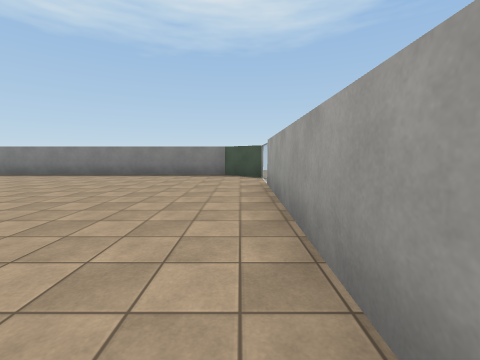
[1] (above)

21 first-person views from a walk through a scene from a Unity 3-D project. The camera is 1.4 m above the floor, tilts 6° down and sees 90° across. The floor is counted in squares, 2 m on a side. Each view is taken from the middle of a square. On the plan, view 1 faces up. The plan holds only what a view shows up to about 9 squares ahead; the rest is blank. Surface patterns are stand-ins for the level's own textures.

[2]
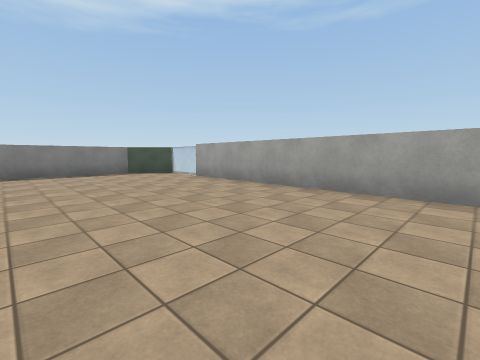

[3]
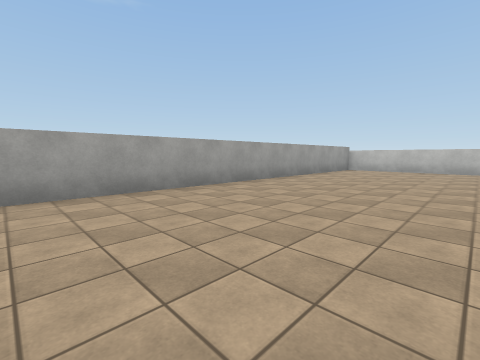

[4]
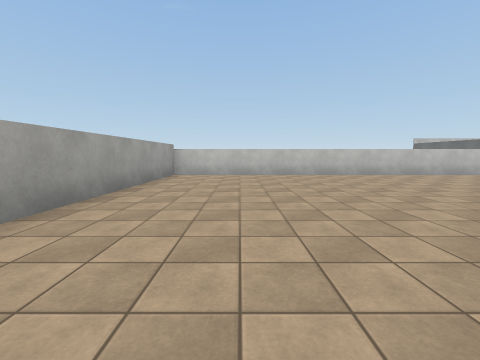

[5]
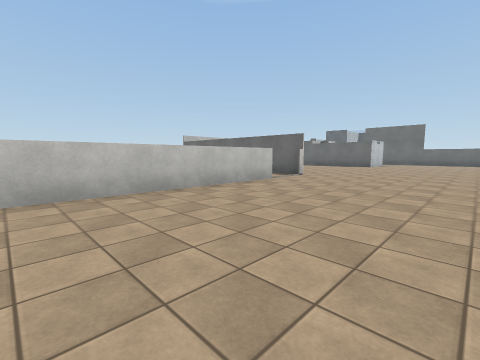

[6]
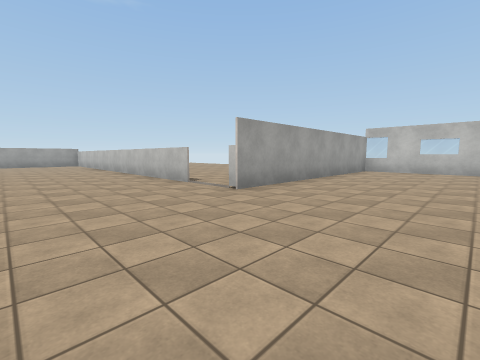

[7]
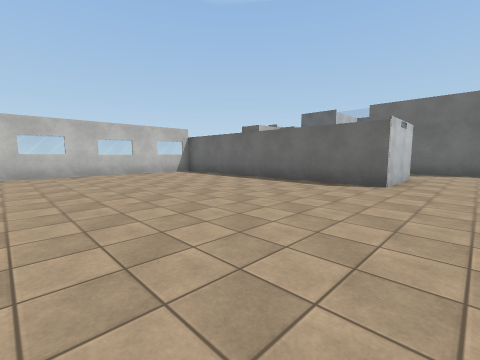

[8]
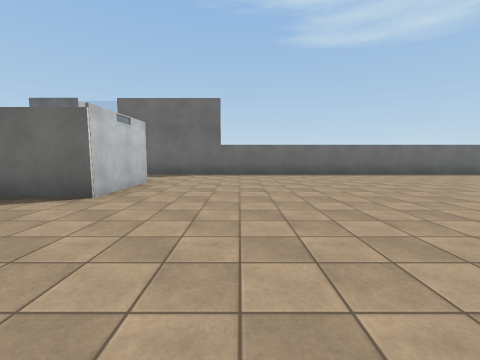

[9]
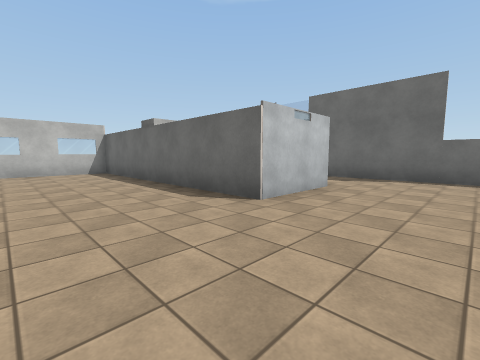

[10]
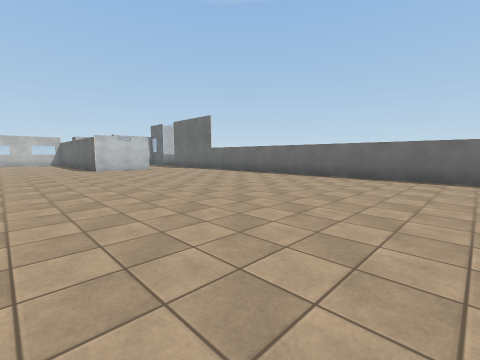

[11]
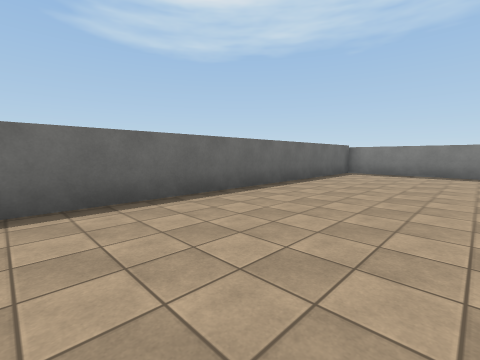

[12]
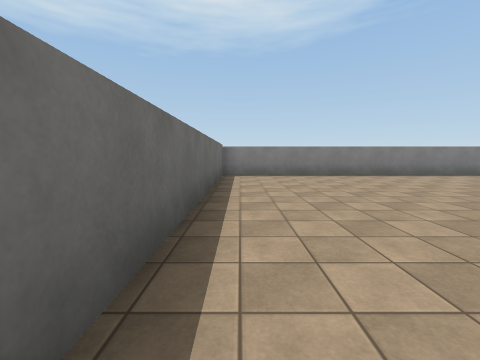

[13]
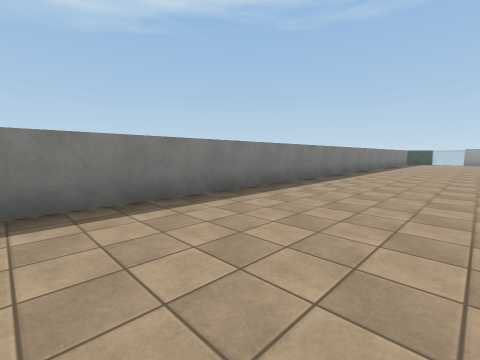

[14]
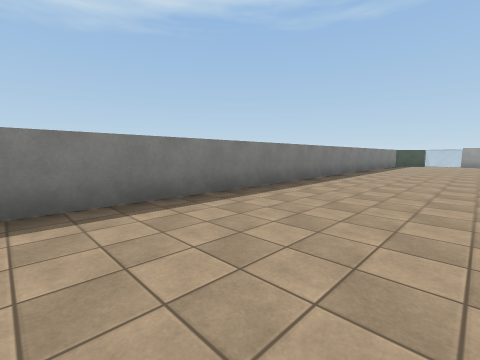

[15]
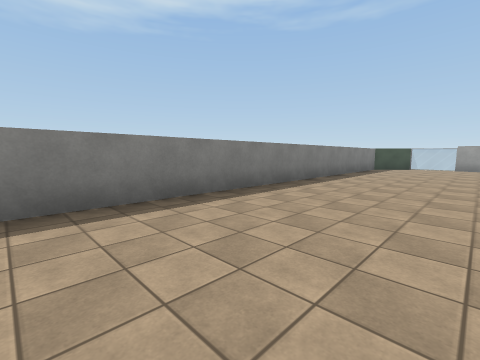

[16]
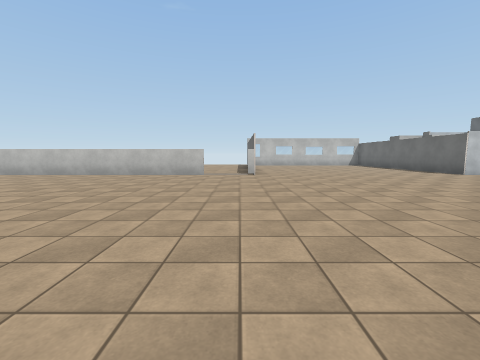

[17]
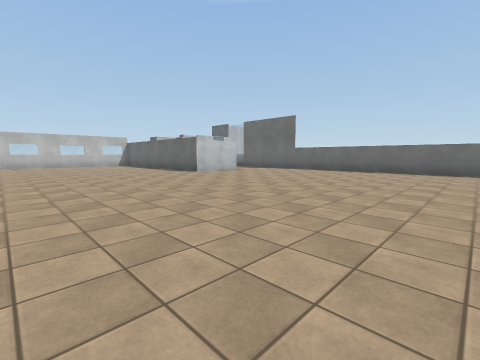

[18]
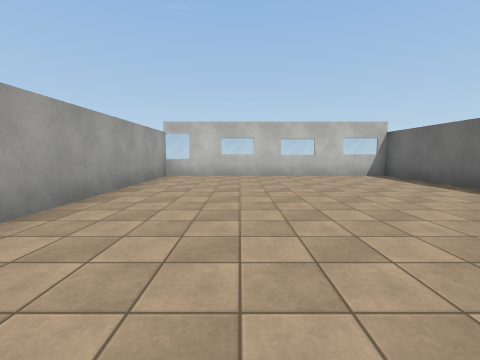

[19]
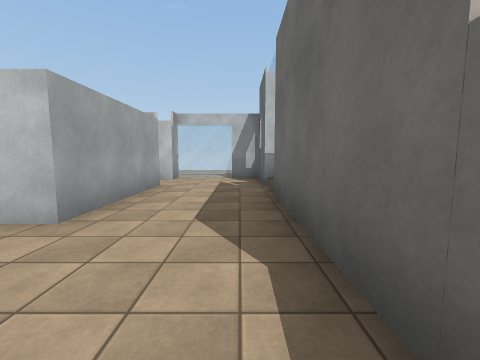

[20]
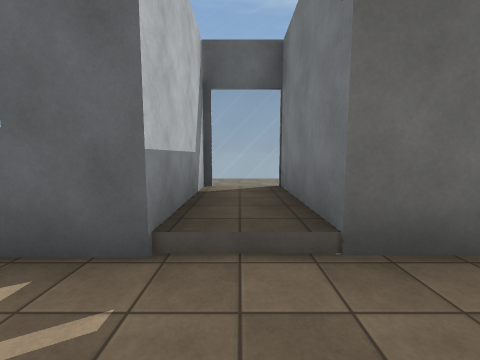

[21]
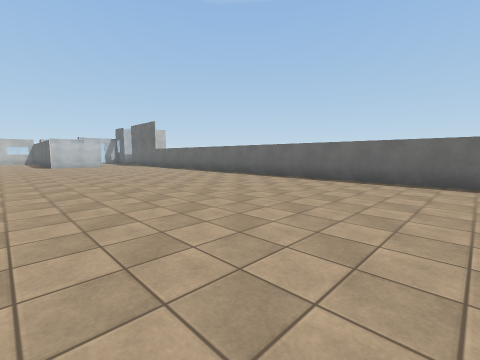

### Floor plan
Points are (right, up) in squares from view 1. A wall is a line through its corners. A room is listed if a view was taken in it or the views show most of it. See-through windows are left out.
Room 1 (views 1, 2, 3, 4, 5, 6, 7, 8, 9, 10, 11, 12, 13, 14, 15, 16, 17, 18, 19, 20, 21)
walls: (-11.7, -10.4) (0.3, -10.4) (0.7, 5.8); (-23.2, -13.6) (-23.2, -10.4) (-20.8, -10.4) (-20.8, -18) (-13.5, -18) (-13.5, -10.4); (-23.2, -14.8) (-22.6, -14.8); (0.7, 7.3) (-0.5, 8.5) (-25.6, 8.5) (-25.6, -12.3) (-28.1, -12.3) (-28.1, -13.6) (-25.6, -13.6) (-25.6, -15.3) (-24.8, -15.3)
ways out: opening at (-29, -13); opening at (-12, -10)

Positions as (right, up) in squares from view 1, and headings:
1: (0, 0), facing up
2: (-4, -1), facing up-right
3: (-4, 1), facing down-right
4: (-2, -2), facing down
5: (-6, -6), facing down-left
6: (-17, -7), facing down-right
7: (-15, -9), facing down-left
8: (-17, -8), facing left
9: (-18, -8), facing down-left
10: (-18, 1), facing down-left
11: (-22, -1), facing up-left
12: (-25, 0), facing up
13: (-20, 5), facing up-right
14: (-17, 5), facing up-right
15: (-13, 5), facing up-right
16: (-13, -2), facing down
17: (-15, -2), facing down-left
18: (-16, -10), facing down
19: (-25, -8), facing down
20: (-24, -13), facing left
21: (-19, 5), facing down-left
